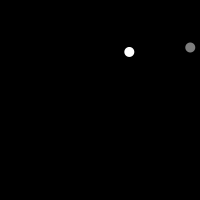
Frame 1 (no input)
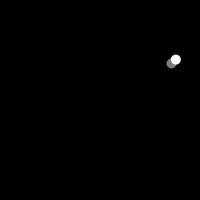
Frame 60 (the mouse pressed at the canvas centre just before this capture)
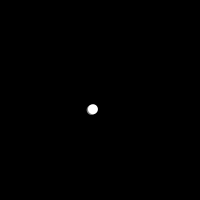
Frame 120 (the mouse held since frame 60 and released just before this capture)

The Processing sketch that drew these frames (run headless with seeded random() and noise(); from frame 60 on, the mouse is pressed at the canvas centre):

// Processing sketch: processing_181188
// ── processing_181188.pde

/*

Simple tweening: given current + ending state, calculate a tween.
Damping provides ease-out

*/

float currX, currY;  //where we are
float destX, destY;   //where we're going
float damping = .09; //how close to get 

void setup(){
  size(200,200);
  
  //some random variables, to start
  currX = random(width);
  currY = random(height);
  destX = random(width);
  destY = random(height);
  
  noStroke();  //no outline on the circles
 
}

void draw(){
  background(0); //fill the background with black

  fill(125);
  ellipse(destX, destY, 10, 10);  //draw the destination (grey)

  fill(255);
  ellipse(currX, currY, 10, 10);  //draw the ellipse at the current position
  
  
  currX += (destX - currX) * damping; //calculate a new x-value
  currY += (destY - currY) * damping; //calcuate a new y-value
  
  //if we're within 1 pixel of the destination, set a new destination
  if( currX >= destX - 1 && currX <= destX + 1 &&
      currY >= destY -1 && currY <= destY + 1){
    destX = random(width);
    destY = random(height);
  }
  
}
